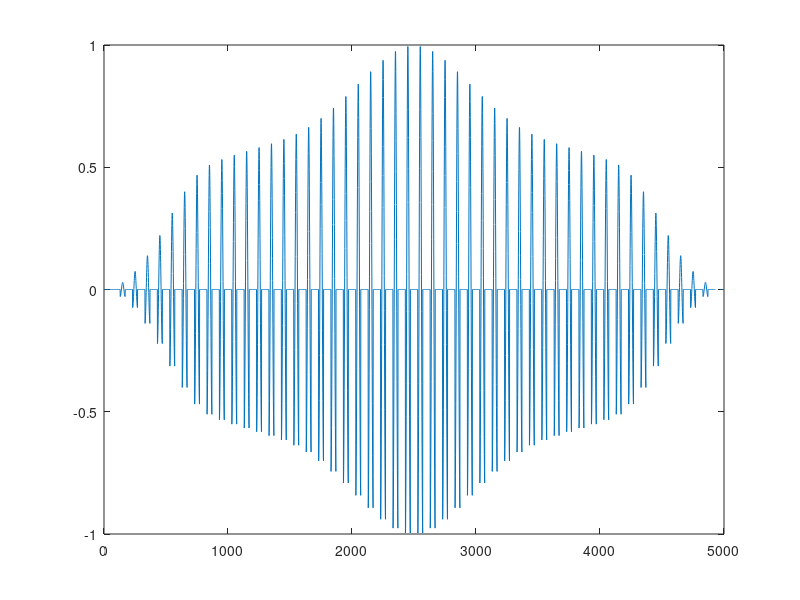

Reproduce this figure in MATLAB.
%% Evaluate the 1st set of basis functions
% order
p1 = 3;
% number of control points/basis functions
n1 = 7;
% size of knot vector
k1 = n1+p1+1;
% actual knot vector
t1 = linspace(0,1,k1);

% iter is number of basis functions to evaluate for each N
iter = n1+p1;
% N contains all basis functions of all orders
N = cell(n1 + p1,p1);
% Evaluation points
ev1 = 100;
% tmp is the temporary holder for the evaluation of a given basis function
tmp = zeros(1,ev1);
% basis functions of 1 order lower at i and i+1
tmpm=tmp;
tmpp=tmp;
% xi is the knot value
xi = linspace(min(t1),max(t1),ev1);

% Outer loop goes from order 0 -> order p basis functions
for i = 1:p1+1
%   Inner loop evaluates the basis functions
    for j = 1:iter
%       Get lower order basis functions
        if i>1
            tmpm = N{j,i-1};
            tmpp = N{j+1,i-1};
        end
%       Loop over knot values to eval
        for kk = 1:ev1
%           Evaluate 0th order basis fns
            if i==1
                if xi(kk)< t1(j+1)&& xi(kk)>=t1(j)
                    tmp(kk) = 1;
                else
                    tmp(kk) = 0;
                end
%           Evaluate the ith order basis function    
            else
                tmp(kk) = 0;
%               This is to deal with repeated knots
                if t1(j+i-1)~=t1(j)
                    tmp(kk) = (xi(kk) - t1(j)  )/(t1(j+i-1) - t1(j)  )*tmpm(kk);
                end
                if t1(j+i) ~= t1(j+1)
                    tmp(kk) = tmp(kk) + (t1(j+i) - xi(kk))/(t1(j+i  ) - t1(j+1))*tmpp(kk);
                end
            end
        end
        N{j,i} = tmp;
    end
    iter = iter-1;
end

%% Now for the 2nd set of basis fns
% order
p2 = 2;
% number of control points/basis functions
n2 = 8;
% size of knot vector
k2 = n2+p2+1;
% actual knot vector
t2 = [0,0,0,1,2,3,4,5,6,6,6];

% iter is number of basis functions to evaluate for each M
iter = n2+p2;
% N contains all basis functions of all orders
M = cell(n2 + p2,p2);
% tmp is the temporary holder for the evaluation of a given basis function
ev2 = 50;
tmp = zeros(1,ev2);
% basis functions of 1 order lower at i and i+1
tmpm=tmp;
tmpp=tmp;
% nu is the knot value
nu = linspace(min(t2),max(t2),ev2);


% Outer loop goes from order 0 -> order P basis functions
for i = 1:p2+1
%   Inner loop evaluates the basis functions
    for j = 1:iter
%       Get lower order basis functions
        if i>1
            tmpm = M{j,i-1};
            tmpp = M{j+1,i-1};
        end
%       Loop over knot values to eval
        for kk = 1:ev2
%           Evaluate 0th order basis fns
            if i==1
                if nu(kk)< t2(j+1)&& nu(kk)>=t2(j)
                    tmp(kk) = 1;
                else
                    tmp(kk) = 0;
                end
%           Evaluate the ith order basis function    
            else
                tmp(kk) = 0;
%               This is to deal with repeated knots
                if t2(j+i-1)~=t2(j)
                    tmp(kk) = (nu(kk) - t2(j)  )/(t2(j+i-1) - t2(j)  )*tmpm(kk);
                end
                if t2(j+i) ~= t2(j+1)
                    tmp(kk) = tmp(kk) + (t2(j+i) - nu(kk))/(t2(j+i  ) - t2(j+1))*tmpp(kk);
                end
            end
        end
        M{j,i} = tmp;
    end
    iter = iter-1;
end

%% Control net and weighted denominator
P = zeros(4,n1,n2);
xzs = [0,.3,.58,1,1,.58,.3,0];
ys  = [.1033,.1033,.3270,.3270,-.3270,-.3270,-.1033,-.1033];
w =[1,0.3,1,0.3,0.3,1,0.3,1];
P(1,1,:) = zeros(1,n2)';
P(1,2,:) = -1.5*xzs;%-2*xzs;
P(1,3,:) = 0;
P(1,4,:) = 1.5*xzs;%1*xzs;
P(1,5:7,:) = P(1,1:3,:);

for i = 1:n1
    P(2,i,:) = ys;
    P(4,i,:) = w;
end

P(3,1,:) = 1.5*xzs;%0.75*xzs;
P(3,2,:) = 0;
P(3,3,:) = -1.5*xzs;%-2.0*xzs; %%%% pulling here 1.5 orig
P(3,4,:) = 0;
P(3,5:7,:) = P(3,1:3,:);



NMw = zeros(ev1,ev2);
for i = 1:n1
    tmp1 = N{i,end};
    for j = 1:n2
        tmp2 = M{j,end};
        for k = 1:ev1
            for l = 1:ev2
                NMw(k,l) = NMw(k,l) + tmp1(k)*tmp2(l)*P(4,i,j);
            end
        end
    end
end

%% Evaluate at a bunch of points
uu = zeros(ev1,ev2);
vv = uu;
ww = vv;
track = [];

% Loop over first set of basis functions
for i =1:n1
%   ith basis function of N
    tmp1 = N{i,end};
    for j = 1:n2
%       jth basis function of M
        tmp2 = M{j,end};
%       Loop over evaluations on nu and xi
        for k = 1:ev1
            for l = 1:ev2
%               Evaluate only if in these knot spans
                if xi(k)>=t1(p1+1)&&xi(k)<=t1(n1+1) && nu(l)>=t2(p2+1)&&nu(l)<=t2(n2+1)
                    uu(k,l) = uu(k,l) + tmp1(k)*tmp2(l)*P(1,i,j)*P(4,i,j)/NMw(k,l);
                    vv(k,l) = vv(k,l) + tmp1(k)*tmp2(l)*P(2,i,j)*P(4,i,j)/NMw(k,l);
                    ww(k,l) = ww(k,l) + tmp1(k)*tmp2(l)*P(3,i,j)*P(4,i,j)/NMw(k,l);
                end
            end            
        end
    end
end

%% Plot points
% reshape into vectors
up  =reshape(uu,ev1*ev2,1);
vp  =reshape(vv,ev1*ev2,1);
wp  =reshape(ww,ev1*ev2,1);

% remove points
up(track) = [];
vp(track) = [];
wp(track) = [];
% figure
% scatter3(up,vp,wp);
% axis([-1.5,1.5,-1.5,1.5,-1.5,1.5])
% pbaspect([1,1,1]);
%% plot basis functions
% for i = 1:n2
%     plot(eta,M{i,end})
%     hold on
% end
% axis([-.1,1.1,-.1,1.1])
plot(up)
